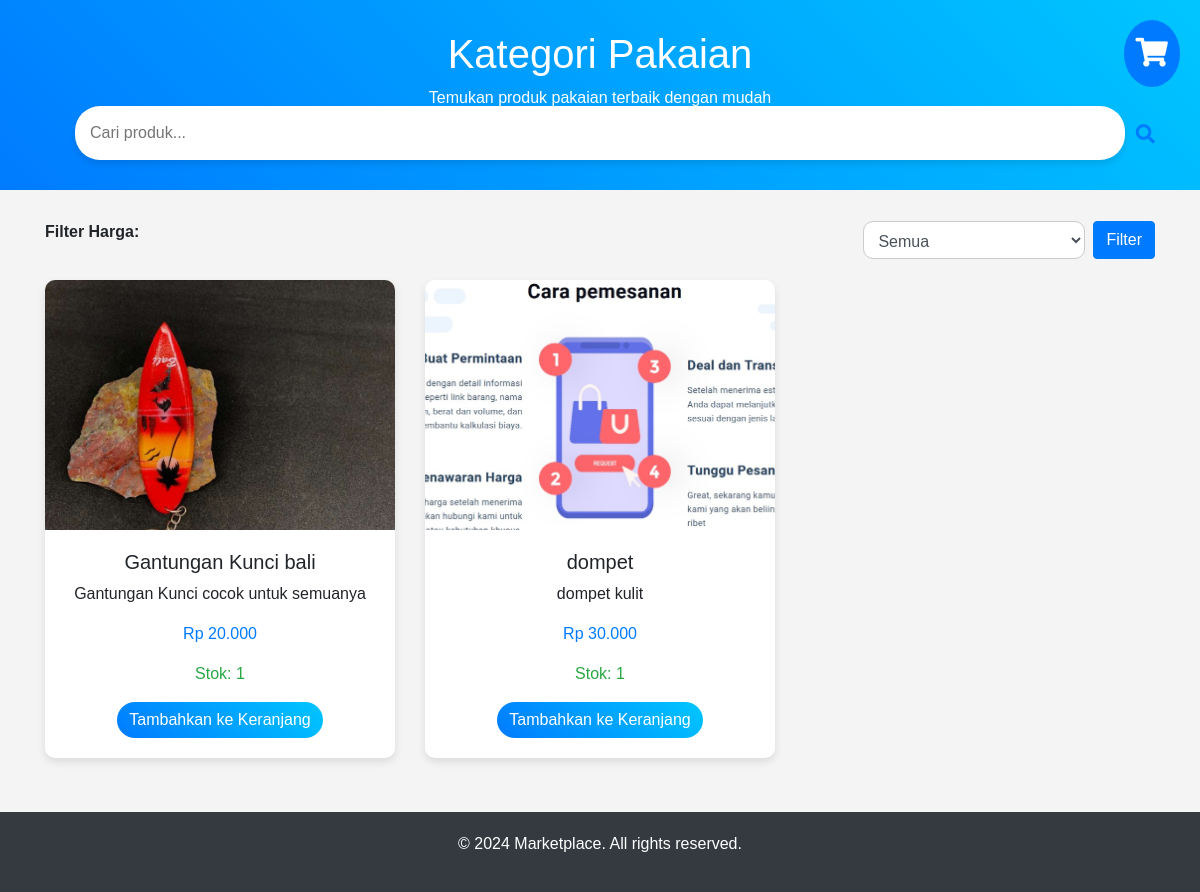
Page /aksesoris.php on the committed database.
### tables this page shows
CREATE TABLE `produk` (
  `id` int(11) NOT NULL,
  `product_name` varchar(255) NOT NULL,
  `category` varchar(100) NOT NULL,
  `price` int(255) NOT NULL,
  `description` text NOT NULL,
  `image` varchar(255) NOT NULL,
  `created_at` timestamp NOT NULL DEFAULT current_timestamp(),
  `quantity` int(11) NOT NULL DEFAULT 1
);

### aksesoris.php (the view, shortened to what this page needs)
<?php
include('config.php');
?>
<!DOCTYPE html>
<html lang="en">
<head>
    <link rel="stylesheet" href="https://stackpath.bootstrapcdn.com/bootstrap/4.4.1/css/bootstrap.min.css">
    <link rel="stylesheet" href="https://cdnjs.cloudflare.com/ajax/libs/font-awesome/5.15.4/css/all.min.css">
</head>
<body>
    <div class="header">
        <h1>Kategori Pakaian</h1>
        <p>Temukan produk pakaian terbaik dengan mudah</p>
        <div class="search-bar container">
            <form method="get">
                <input type="text" name="search" placeholder="Cari produk..." value="<?php echo isset($_GET['search']) ? htmlspecialchars($_GET['search']) : ''; ?>">
                <button type="submit"><i class="fas fa-search"></i></button>
            </form>
        </div>
    </div>
    <div class="container products-container">
        <div class="filter-bar">
            <p><strong>Filter Harga:</strong></p>
            <form method="get" class="form-inline">
                <select name="price_range" class="form-control">
                    <option value="">Semua</option>
                </select>
                <button type="submit" class="btn btn-primary ml-2">Filter</button>
            </form>
        </div>
        <div class="row">
            <?php
            $sql = "SELECT product_name, price, description, image, quantity FROM produk WHERE category = 'aksesoris'";
            $result = $conn->query($sql);
            if ($result && $result->num_rows > 0) {
                while ($row = $result->fetch_assoc()) {
                    echo "<div class='col-md-4 mb-4'>
                            <div class='card product-card'>
                                <img src='uploads/products/{$row['image']}' alt='{$row['product_name']}' />
                                <div class='card-body'>
                                    <h5>{$row['product_name']}</h5>
                                    <p>{$row['description']}</p>
                                    <p class='text-primary'>Rp " . number_format($row['price'], 0, ',', '.') . "</p>
                                    <p class='text-success'>Stok: {$row['quantity']}</p>
                                    <form method='post'>
                                        <input type='hidden' name='product_name' value='{$row['product_name']}'>
                                        <input type='hidden' name='price' value='{$row['price']}'>
                                        <button type='submit' name='add_to_cart' class='btn btn-primary'>Tambahkan ke Keranjang</button>
                                    </form>
                                </div>
                            </div>
                          </div>";
                }
            } else {
                echo "<p class='text-center w-100'>Tidak ada produk ditemukan.</p>";
            }
            ?>
        </div>
    </div>
    <a href="cart.php" class="cart-icon">
        <i class="fas fa-shopping-cart"></i>
    </a>
    <footer>
        <p>&copy; 2024 Marketplace. All rights reserved.</p>
    </footer>
</body>
</html>

### aksesoris.php (style rules this page uses)
body { font-family: 'Arial', sans-serif; background-color: #f4f4f4; }
.header { background: linear-gradient(45deg, #007bff, #00c6ff); color: white; text-align: center; padding: 30px 0; position: relative; }
.header h1 { font-size: 2.5rem; }
.search-bar { margin-top: -20px; position: relative; }
.search-bar input { padding: 15px; border-radius: 25px; border: none; width: calc(100% - 60px); box-shadow: 0 4px 6px rgba(0, 0, 0, 0.1); }
.search-bar button { position: absolute; top: 0; right: 0; border: none; background: none; color: #007bff; font-size: 1.2rem; padding: 15px; cursor: pointer; }
.products-container { margin-top: 30px; }
.filter-bar { display: flex; justify-content: space-between; align-items: center; margin-bottom: 20px; }
.filter-bar select { padding: 10px; border-radius: 10px; border: 1px solid #ccc; }
.product-card { border: none; border-radius: 10px; box-shadow: 0 4px 8px rgba(0, 0, 0, 0.1); transition: transform 0.3s ease, box-shadow 0.3s ease; overflow: hidden; }
.product-card img { height: 250px; object-fit: cover; }
.product-card .card-body { text-align: center; }
.product-card .btn { background: linear-gradient(45deg, #007bff, #00c6ff); color: white; border: none; border-radius: 20px; }
footer { background: #343a40; color: white; text-align: center; padding: 20px 0; margin-top: 30px; }
.cart-icon { position: fixed; top: 20px; right: 20px; font-size: 1.8rem; background-color: #007bff; color: white; padding: 12px; border-radius: 50%; cursor: pointer; }

### rows in the picture
produk: image (picture), product_name "Gantungan Kunci bali", description "Gantungan Kunci cocok untuk semuanya", price "20.000", quantity "1"
produk: image (picture), product_name "dompet", description "dompet kulit", price "30.000", quantity "1"
